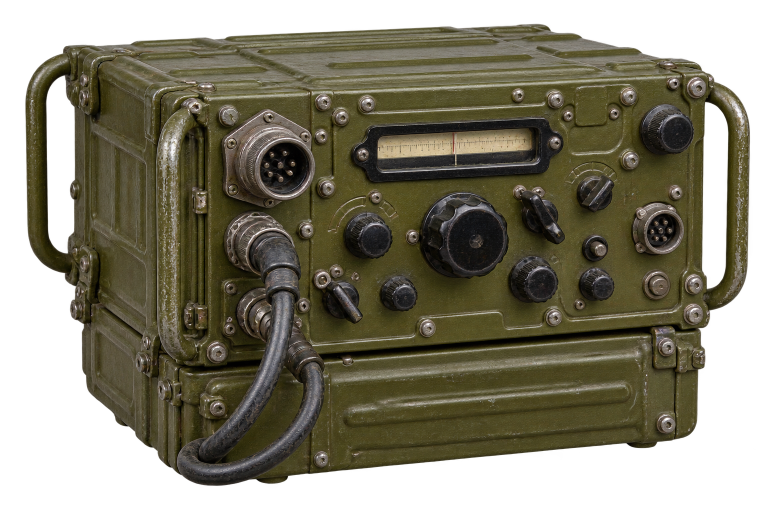
#> input picture dist/assets/tech/catalog/12rt.png, 1536 x 1024 px (shown at 1/2 size)
$ python -i cutout_tech.py   (imports and definitions only)
#> lines starting #> are read from the running program, lines starting #| are printed output that depends on the picture; after the words box and inside, x2 and y2 are one past the last pixel; in counts of white or black regions, pixels touching at a corner belong together
from pathlib import Path
from collections import deque
from PIL import Image, ImageFilter
import numpy as np

ROOT = Path('public/assets/tech')

def cutout(path: Path):
#> called with path = '../dist/assets/tech/catalog/12rt.png'
    im = Image.open(path).convert('RGBA')
#> im is the input picture: PIL image 1536x1024 RGBA; mean R, G, B, A 71.8, 66.9, 44.8, 175.8
    # Segment on a small proxy image; this keeps the batch quick while
    # retaining a smooth full-resolution alpha edge.
    proxy = im.convert('RGB')
    proxy.thumbnail((512, 512), Image.Resampling.BILINEAR)
#> proxy: PIL image 512x341 RGB
    rgb = np.asarray(proxy).astype(np.float32)
    mx, mn = rgb.max(2), rgb.min(2)
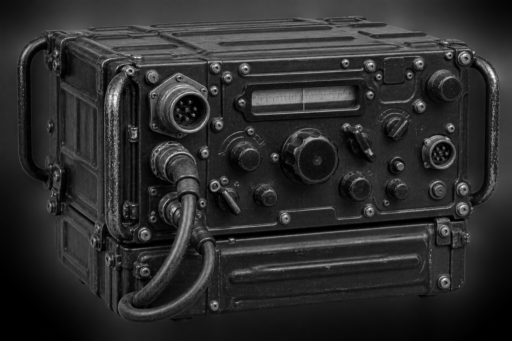
#> mn: shape (341, 512) float32; min 0, max 244, mean 44.7
    lum = rgb.mean(2)
    sat = (mx - mn) / np.maximum(mx, 1)
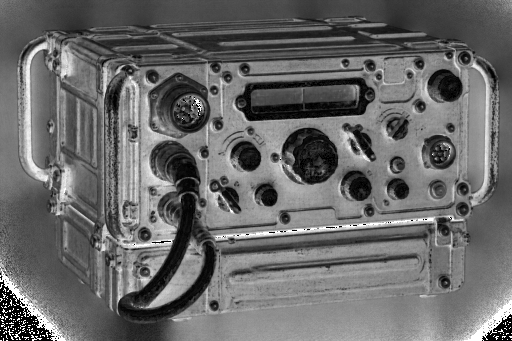
#> sat: shape (341, 512) float32; min 0, max 1, mean 0.413
    # The generated catalog art uses a neutral charcoal studio backdrop.
    candidate = (lum < 105) & (sat < 0.28)
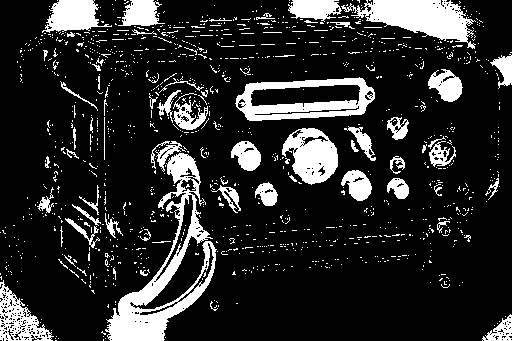
#> candidate: shape (341, 512) bool; 16.7% white; 1200 white regions (1132 under 20 px), largest, box (x1, y1, x2, y2) and area: (105, 153, 217, 341) 5486, (341, 0, 476, 49) 3194, (235, 77, 375, 121) 2915
    h, w = candidate.shape
#> h = 341; w = 512
    seen = np.zeros((h, w), dtype=bool)
    q = deque()
    for x in range(w):
        if candidate[0, x]: q.append((0, x)); seen[0, x] = True
        if candidate[h-1, x]: q.append((h-1, x)); seen[h-1, x] = True
#> seen: shape (341, 512) bool; 0.19% white in thin lines or dots
    for y in range(h):
        if candidate[y, 0]: q.append((y, 0)); seen[y, 0] = True
        if candidate[y, w-1]: q.append((y, w-1)); seen[y, w-1] = True
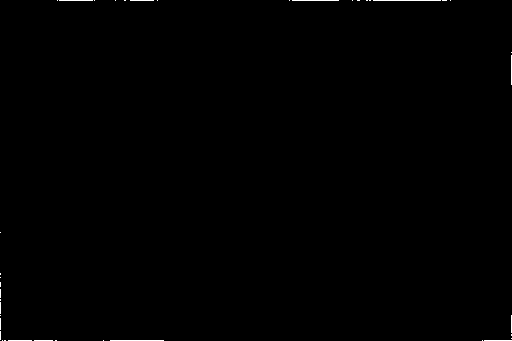
#> seen: shape (341, 512) bool; 0.25% white in thin lines or dots
    while q:
        y, x = q.popleft()
        for yy, xx in ((y-1,x),(y+1,x),(y,x-1),(y,x+1)):
            if 0 <= yy < h and 0 <= xx < w and candidate[yy, xx] and not seen[yy, xx]:
                seen[yy, xx] = True
                q.append((yy, xx))
#> this loop made 13628 passes
#> (y, x) on passes 1 to 3: (340, 2), (340, 4), (340, 5)
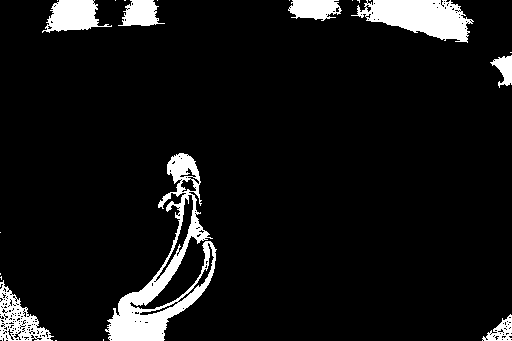
#> seen: shape (341, 512) bool; 7.8% white; 22 white regions (14 under 20 px), largest, box (x1, y1, x2, y2) and area: (105, 153, 217, 341) 5451, (351, 0, 474, 43) 3066, (42, 0, 112, 33) 1381
    small_alpha = np.full(seen.shape, 255, dtype=np.uint8)
    small_alpha[seen] = 0
    alpha = np.asarray(im.getchannel('A')).copy()
    alpha = np.asarray(Image.fromarray(small_alpha, 'L').resize(im.size, Image.Resampling.BICUBIC))
    # Soften the cut edge without erasing the vehicle silhouette.
    edge = Image.fromarray(alpha, 'L').filter(ImageFilter.GaussianBlur(0.7))
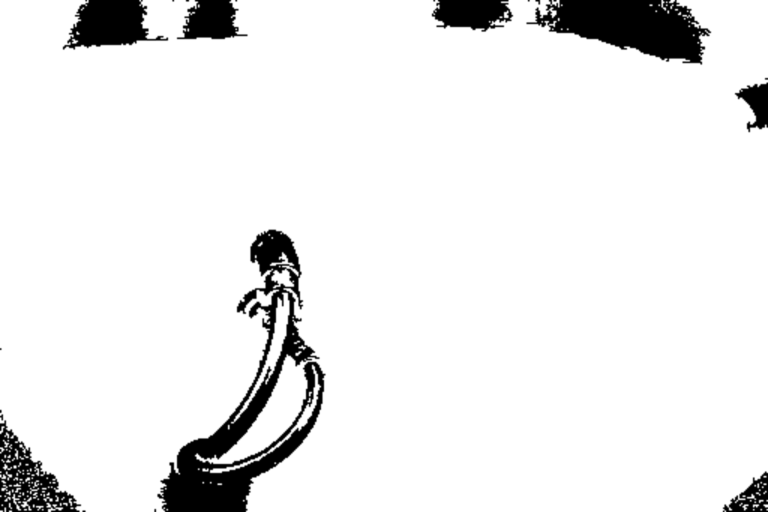
#> edge: PIL image 1536x1024 L (shown at 1/2 size); min 0, max 255, mean 235.1
    im.putalpha(edge)
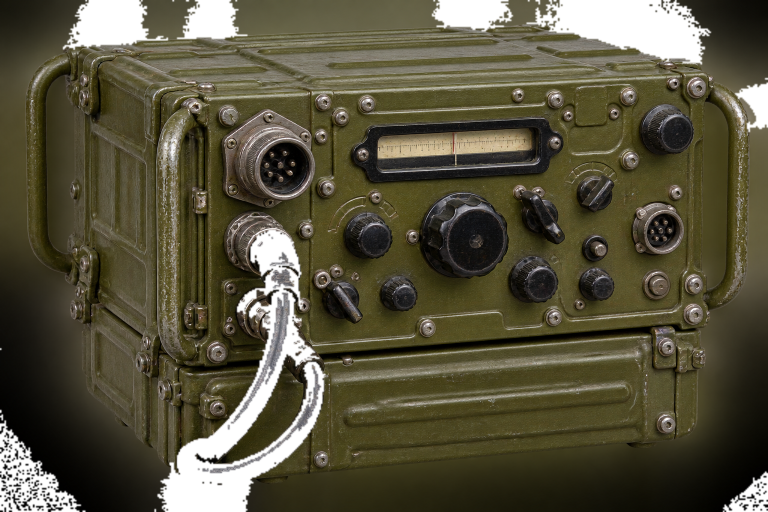
#> im: PIL image 1536x1024 RGBA (shown at 1/2 size); mean R, G, B, A 71.8, 66.9, 44.8, 235.1; transparent parts drawn white
    im.save(path, optimize=True)

# [9 lines not run here, left out]

>>> result = cutout('../dist/assets/tech/catalog/12rt.png')
